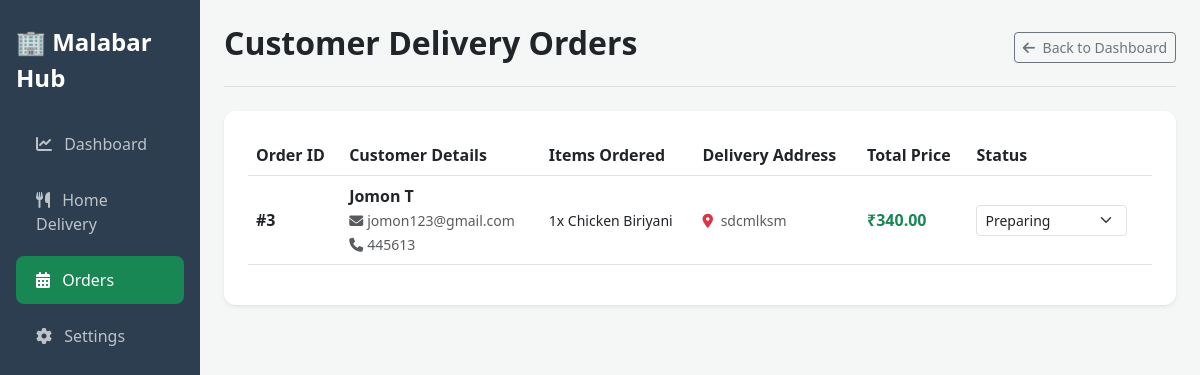
The app's page /partner/delivery/orders/ (signed in) with its own data.
### restaurants/models.py (models this page shows, shortened)
class HomeDeliveryOrder(models.Model):
    customer = models.ForeignKey(User, on_delete=models.CASCADE)
    restaurant = models.ForeignKey(Restaurant, on_delete=models.CASCADE)
    items_summary = models.TextField()
    delivery_address = models.TextField()
    phone = models.CharField(max_length=20)
    notes = models.TextField(blank=True, null=True)
    total_amount = models.DecimalField(max_digits=10, decimal_places=2)
    payment_method = models.CharField(max_length=50)
    status = models.CharField(max_length=50, default='Order Placed')
    created_at = models.DateTimeField(auto_now_add=True)

### restaurants/views.py (the view, shortened to what this page needs)
# urls.py: path('partner/delivery/orders/', views.partner_delivery_orders_view, name='partner_delivery_orders'),
@never_cache
@login_required
def partner_delivery_orders_view(request):
    try:
        restaurant = Restaurant.objects.get(user=request.user)
        orders = HomeDeliveryOrder.objects.filter(restaurant=restaurant).select_related('customer').order_by('-created_at')
    except Restaurant.DoesNotExist:
        orders = []
    context = {
        'orders': orders,
    }
    return render(request, 'restaurants/partner_delivery_orders.html', context)

### templates/restaurants/partner_delivery_orders.html (shortened to what this page needs)
<!DOCTYPE html>
<html lang="en">
<head>
    <link href="https://cdn.jsdelivr.net/npm/bootstrap@5.3.0/dist/css/bootstrap.min.css" rel="stylesheet">
    <link rel="stylesheet" href="https://cdnjs.cloudflare.com/ajax/libs/font-awesome/6.4.0/css/all.min.css">
</head>
<body>
    <div class="container-fluid">
        <div class="row">
            <nav class="col-md-3 col-lg-2 d-md-block sidebar collapse p-3">
                <div class="d-flex align-items-center mb-4 mt-2">
                    <span class="fs-4 fw-bold text-white">🏢 Malabar Hub</span>
                </div>
                <ul class="nav flex-column">
                    <li class="nav-item mb-2"><a href="{% url 'partner_dashboard' %}" class="nav-link"><i class="fas fa-chart-line me-2"></i> Dashboard</a></li>
                    <li class="nav-item mb-2"><a href="{% url 'manage_delivery_menu' %}" class="nav-link"><i class="fas fa-utensils me-2"></i> Home Delivery</a></li>
                    <li class="nav-item mb-2"><a href="{% url 'partner_delivery_orders' %}" class="nav-link active"><i class="fas fa-calendar-alt me-2"></i> Orders</a></li>
                    <li class="nav-item mb-2"><a href="{% url 'edit_restaurant_profile' %}" class="nav-link"><i class="fas fa-cog me-2"></i> Settings</a></li>
                </ul>
            </nav>
            <main class="col-md-9 ms-sm-auto col-lg-10 px-md-4 py-4">
                <div class="d-flex justify-content-between align-items-center pb-3 mb-4 border-bottom">
                    <h2 class="fw-bold text-dark">Customer Delivery Orders</h2>
                    <a href="{% url 'partner_dashboard' %}" class="btn btn-outline-secondary btn-sm"><i class="fas fa-arrow-left me-1"></i> Back to Dashboard</a>
                </div>
                <div class="card shadow-sm p-4">
                    <div class="table-responsive">
                        <table class="table align-middle">
                            <thead class="text-muted">
                                <tr>
                                    <th>Order ID</th>
                                    <th>Customer Details</th>
                                    <th>Items Ordered</th>
                                    <th>Delivery Address</th>
                                    <th>Total Price</th>
                                    <th>Status</th>
                                </tr>
                            </thead>
                            <tbody>
                                {% for order in orders %}
                                <tr>
                                    <td class="fw-bold">#{{ order.id }}</td>
                                    <td>
                                        <div><strong>{{ order.customer.get_full_name|default:order.customer.username }}</strong></div>
                                        <small class="text-muted"><i class="fas fa-envelope me-1"></i>{{ order.customer.email }}</small><br>
                                        <small class="text-muted"><i class="fas fa-phone me-1"></i>{{ order.phone|default:"No phone provided" }}</small>
                                    </td>
                                    <td>
                                        <div class="small text-dark" style="white-space: pre-line;">{{ order.items_summary|default:"No items found" }}</div>
                                    </td>
                                    <td>
                                        <small class="text-muted">
                                            <i class="fas fa-map-marker-alt text-danger me-1"></i>
                                            {{ order.delivery_address|default:"Address not provided" }}
                                        </small>
                                    </td>
                                    <td class="text-success fw-bold">₹{{ order.total_amount|default:"0.00" }}</td>
                                    <td>
                                        <form action="{% url 'partner_delivery_orders' %}" method="POST" class="d-flex align-items-center gap-2">
                                            <select name="status" class="form-select form-select-sm w-auto" onchange="this.form.submit()">
                                                <option value="Preparing" {% if order.status == "Preparing" %}selected{% endif %}>Preparing</option>
                                            </select>
                                        </form>
                                    </td>
                                </tr>
                                {% endfor %}
                            </tbody>
                        </table>
                    </div>
                </div>
            </main>
        </div>
    </div>
</body>
</html>

### templates/restaurants/partner_delivery_orders.html (style rules this page uses)
body { background-color: #f4f7f6; font-family: 'Segoe UI', Tahoma, Geneva, Verdana, sans-serif; }
.sidebar { min-height: 100vh; background-color: #2c3e50; color: #fff; }
.sidebar .nav-link { color: #bdc3c7; padding: 12px 20px; font-weight: 500; transition: 0.3s; }
.sidebar .nav-link:hover, .sidebar .nav-link.active { color: #fff; background-color: #198754; border-radius: 8px; }
.card { border-radius: 12px; border: none; }
.table thead { background-color: #f8f9fa; }

### records on screen
HomeDeliveryOrder: id "3", customer.get_full_name "Jomon T", customer.email "jomon123@gmail.com", phone "445613", items_summary "1x Chicken Biriyani", delivery_address "sdcmlksm", total_amount "340.00", status "Preparing"
